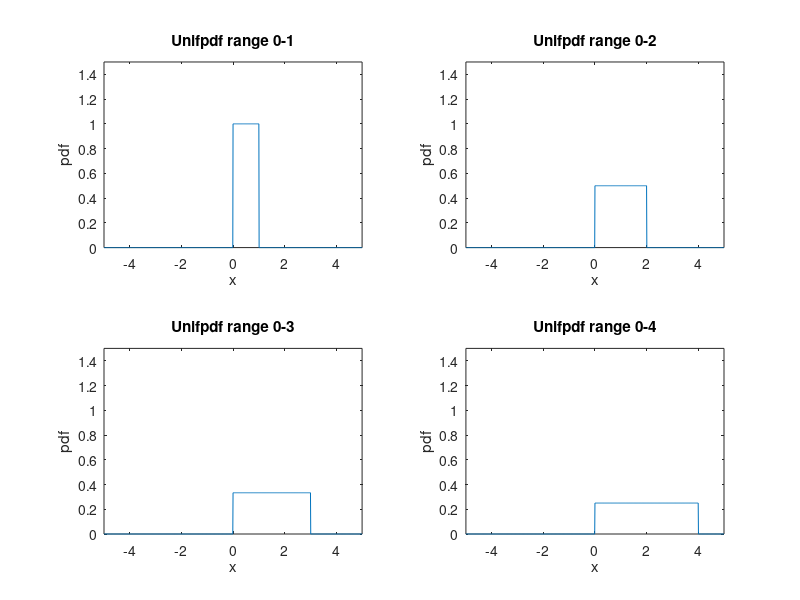

Recreate this plot in MATLAB.
close all;
pkg load statistics;
x=-5:0.01:5;
y=unifpdf(x,0,1);
subplot(2,2,1);
plot(x,y);
axis([-5 5 0 1.5]);
xlabel('x');
ylabel('pdf');
title('Unifpdf range 0-1');

y=unifpdf(x,0,2);
subplot(2,2,2);
plot(x,y);
axis([-5 5 0 1.5]);
xlabel('x');
ylabel('pdf');
title('Unifpdf range 0-2');

y=unifpdf(x,0,3);
subplot(2,2,3);
plot(x,y);
axis([-5 5 0 1.5]);
xlabel('x');
ylabel('pdf');
title('Unifpdf range 0-3');

y=unifpdf(x,0,4);
subplot(2,2,4);
plot(x,y);
axis([-5 5 0 1.5]);
xlabel('x');
ylabel('pdf');
title('Unifpdf range 0-4');
